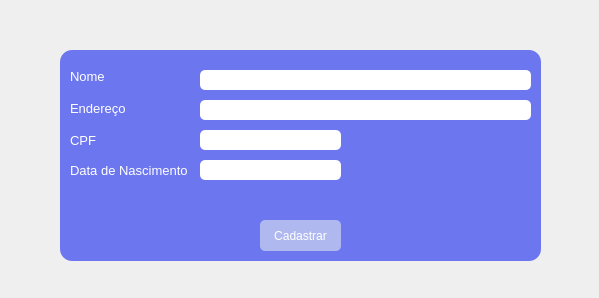
<?xml version="1.0" encoding="UTF-8"?>
<ui version="4.0">
 <class>Form</class>
 <widget class="QWidget" name="Form">
  <property name="geometry">
   <rect>
    <x>0</x>
    <y>0</y>
    <width>599</width>
    <height>298</height>
   </rect>
  </property>
  <property name="windowTitle">
   <string>Form</string>
  </property>
  <widget class="QLabel" name="cadastrar_background">
   <property name="enabled">
    <bool>true</bool>
   </property>
   <property name="geometry">
    <rect>
     <x>60</x>
     <y>50</y>
     <width>481</width>
     <height>211</height>
    </rect>
   </property>
   <property name="sizeIncrement">
    <size>
     <width>0</width>
     <height>0</height>
    </size>
   </property>
   <property name="cursor">
    <cursorShape>PointingHandCursor</cursorShape>
   </property>
   <property name="styleSheet">
    <string notr="true">background: #6C76EF;
border-radius: 12px;</string>
   </property>
   <property name="lineWidth">
    <number>1</number>
   </property>
   <property name="text">
    <string/>
   </property>
  </widget>
  <widget class="QLabel" name="nome_label">
   <property name="geometry">
    <rect>
     <x>70</x>
     <y>70</y>
     <width>47</width>
     <height>13</height>
    </rect>
   </property>
   <property name="font">
    <font>
     <pointsize>10</pointsize>
    </font>
   </property>
   <property name="styleSheet">
    <string notr="true">color: rgb(255, 255, 255);
background: #6C76EF;

</string>
   </property>
   <property name="text">
    <string>Nome</string>
   </property>
  </widget>
  <widget class="QLineEdit" name="nome_line">
   <property name="geometry">
    <rect>
     <x>200</x>
     <y>70</y>
     <width>331</width>
     <height>20</height>
    </rect>
   </property>
   <property name="font">
    <font>
     <stylestrategy>PreferAntialias</stylestrategy>
    </font>
   </property>
   <property name="cursor">
    <cursorShape>ArrowCursor</cursorShape>
   </property>
   <property name="autoFillBackground">
    <bool>false</bool>
   </property>
   <property name="styleSheet">
    <string notr="true">border-radius:5px;</string>
   </property>
  </widget>
  <widget class="QLineEdit" name="cpf_line">
   <property name="geometry">
    <rect>
     <x>200</x>
     <y>130</y>
     <width>141</width>
     <height>20</height>
    </rect>
   </property>
   <property name="styleSheet">
    <string notr="true">border-radius:5px;</string>
   </property>
  </widget>
  <widget class="QLabel" name="cpf_label">
   <property name="geometry">
    <rect>
     <x>70</x>
     <y>130</y>
     <width>47</width>
     <height>20</height>
    </rect>
   </property>
   <property name="font">
    <font>
     <pointsize>10</pointsize>
    </font>
   </property>
   <property name="styleSheet">
    <string notr="true">color: rgb(255, 255, 255);
background: #6C76EF;</string>
   </property>
   <property name="text">
    <string>CPF</string>
   </property>
  </widget>
  <widget class="QLabel" name="endereco_label">
   <property name="geometry">
    <rect>
     <x>70</x>
     <y>100</y>
     <width>71</width>
     <height>16</height>
    </rect>
   </property>
   <property name="font">
    <font>
     <pointsize>10</pointsize>
    </font>
   </property>
   <property name="styleSheet">
    <string notr="true">color: rgb(255, 255, 255);
background: #6C76EF;</string>
   </property>
   <property name="text">
    <string>Endereço</string>
   </property>
  </widget>
  <widget class="QLineEdit" name="endereco_line">
   <property name="geometry">
    <rect>
     <x>200</x>
     <y>100</y>
     <width>331</width>
     <height>20</height>
    </rect>
   </property>
   <property name="styleSheet">
    <string notr="true">border-radius:5px;</string>
   </property>
  </widget>
  <widget class="QLabel" name="data_nascimento_label">
   <property name="geometry">
    <rect>
     <x>70</x>
     <y>160</y>
     <width>121</width>
     <height>20</height>
    </rect>
   </property>
   <property name="font">
    <font>
     <pointsize>10</pointsize>
    </font>
   </property>
   <property name="styleSheet">
    <string notr="true">color: rgb(255, 255, 255);
background: #6C76EF;</string>
   </property>
   <property name="text">
    <string>Data de Nascimento</string>
   </property>
  </widget>
  <widget class="QLineEdit" name="data_nascimento_line">
   <property name="geometry">
    <rect>
     <x>200</x>
     <y>160</y>
     <width>141</width>
     <height>20</height>
    </rect>
   </property>
   <property name="sizeIncrement">
    <size>
     <width>4</width>
     <height>0</height>
    </size>
   </property>
   <property name="styleSheet">
    <string notr="true">border-radius:5px;</string>
   </property>
  </widget>
  <widget class="QPushButton" name="cadastrar_botao">
   <property name="geometry">
    <rect>
     <x>260</x>
     <y>220</y>
     <width>81</width>
     <height>31</height>
    </rect>
   </property>
   <property name="styleSheet">
    <string notr="true">QPushButton {
  color: rgb(255, 255, 255);  
  background-color: rgb(176, 185, 239);
  border: none;
  opacity: 0.6;
  border-radius: 5px;
}

QPushButton:hover {
  opacity: 1
}
</string>
   </property>
   <property name="text">
    <string>Cadastrar</string>
   </property>
  </widget>
 </widget>
 <resources/>
 <connections/>
</ui>
